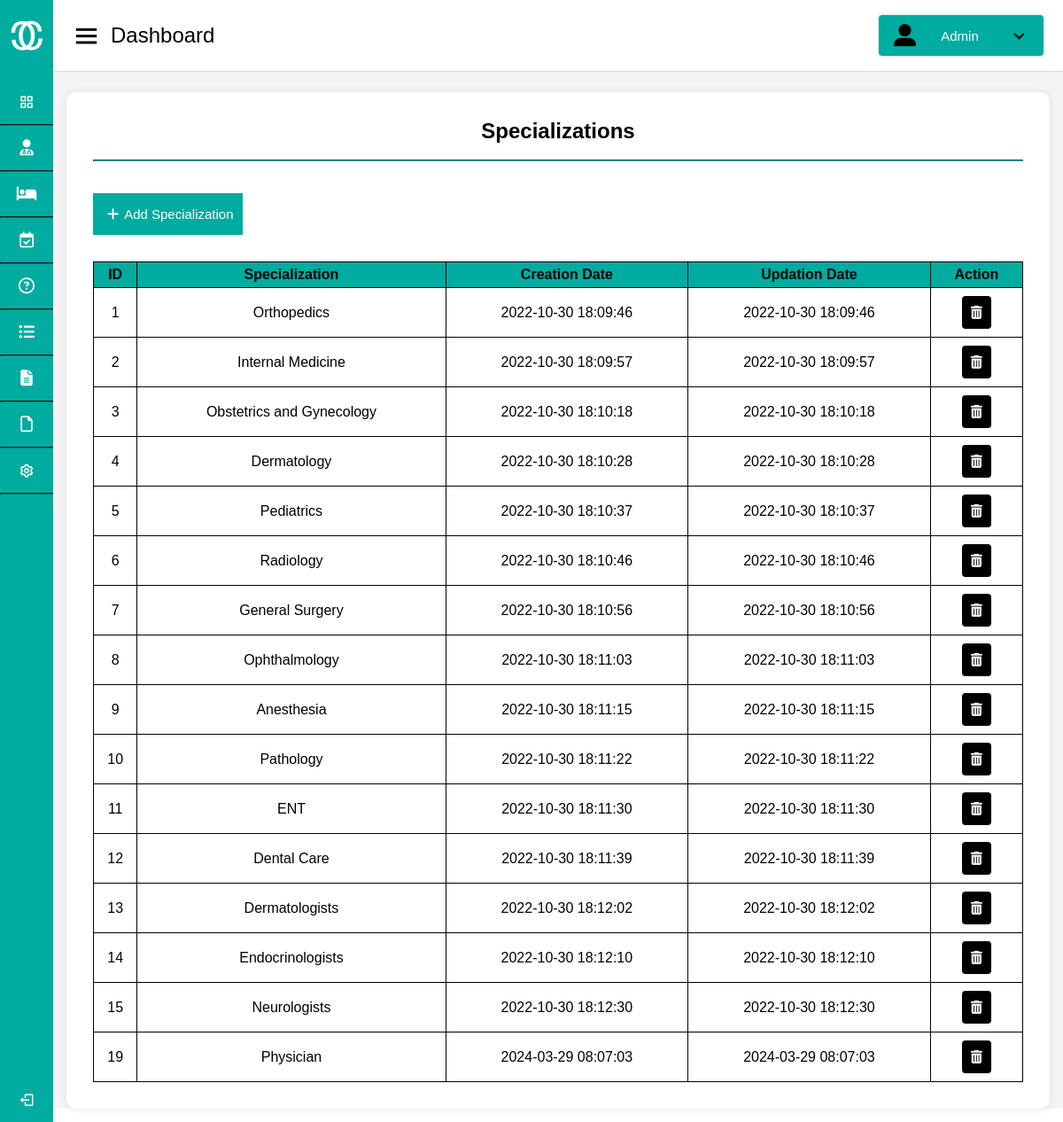
Before: /Admin/specializations.php with the older database file.
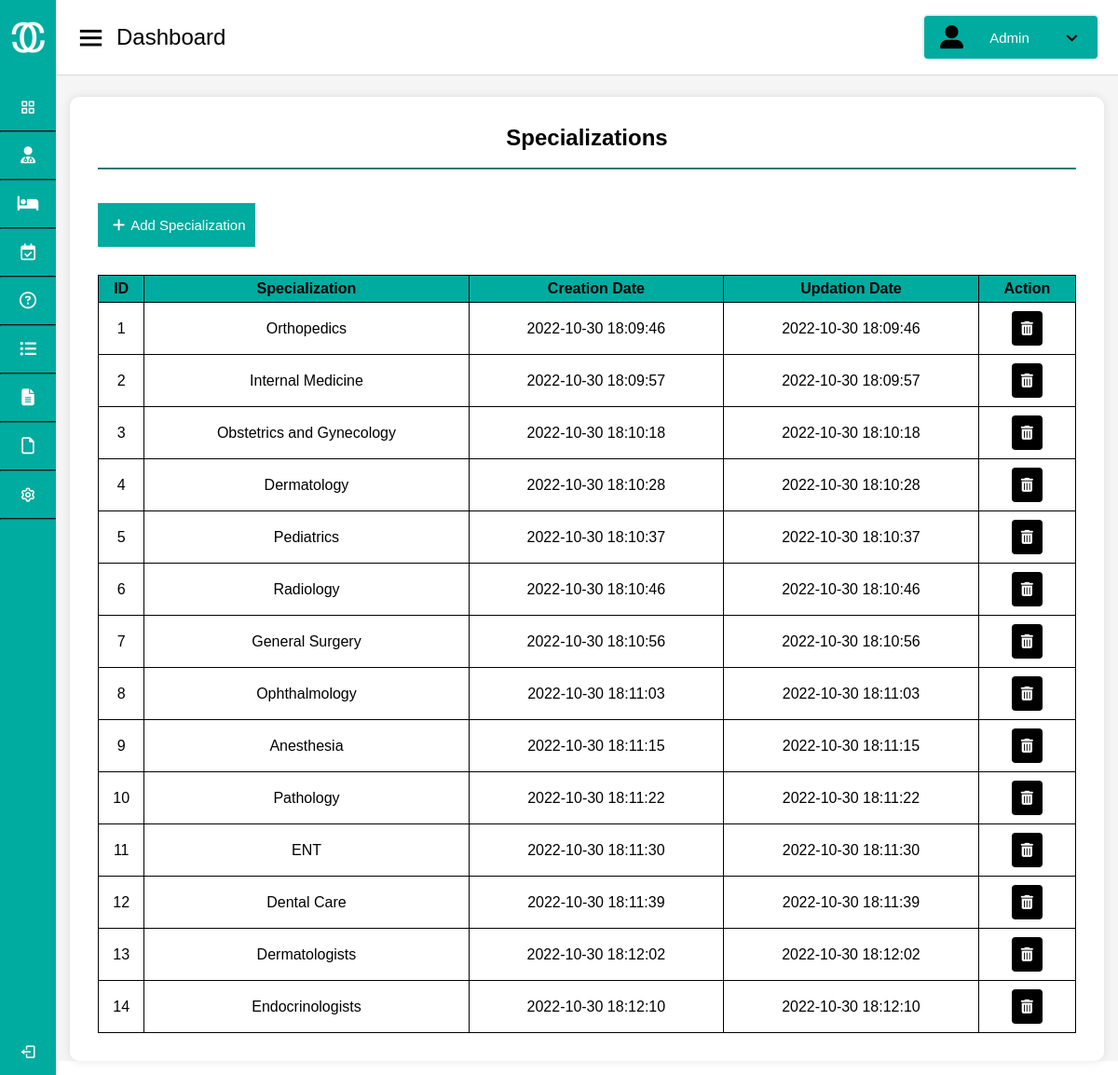
After: the same page with the newer database file.
### tables this page shows
CREATE TABLE `doctorspecilization` (
  `id` int(11) NOT NULL,
  `specialization` varchar(255) DEFAULT NULL,
  `creationDate` timestamp NULL DEFAULT current_timestamp(),
  `updationDate` timestamp NULL DEFAULT NULL ON UPDATE current_timestamp()
);

### Admin/specializations.php (the view, shortened to what this page needs)
<!DOCTYPE html>
<html lang="en" dir="ltr">
  <head>
    <link rel="stylesheet" href="style.css" />
    <link href="https://unpkg.com/boxicons@2.0.7/css/boxicons.min.css" rel="stylesheet" />
  </head>
  <body onload="onload()">
    <div class="sidebar">
      <div class="logo-details">
        <img src="logo.png" alt="logo">
        <span class="logo_name">CureConnect</span>
      </div>
      <ul class="nav-links">
        <li>
          <a href="index.html" >
            <i class="bx bx-grid-alt"></i>
            <span class="links_name">Dashboard</span>
          </a>
        </li>
        <hr>
        <li>
          <a href="doctors.php">
            <i class="fa-solid fa-user-doctor"></i>
            <span class="links_name">Doctors</span>
          </a>
          </li>
          <hr>
        <li>
          <a href="patients.php">
            <i class="fa-solid fa-bed"></i>
            <span class="links_name">Patients</span>
          </a>
        </li>
        <hr>
        <li>
          <a href="appointments.php">
            <i class="fa-regular fa-calendar-check"></i>
            <span class="links_name">Appointments</span>
          </a>
        </li>
        <hr>
        <li>
          <a href="queries.php">
            <i class="fa-regular fa-circle-question"></i>
            <span class="links_name">Queries</span>
          </a>
        </li>
        <hr>
        <li>
          <a href="session-logs.html">
            <i class="fa-solid fa-list-ul"></i>
            <span class="links_name">Session logs</span>
          </a>
        </li>
        <hr>
        <li>
          <a href="report.html">
            <i class="fa-solid fa-file-lines"></i>
            <span class="links_name">Reports</span>
          </a>
        </li>
        <hr>
        <li>
          <a href="pages.html">
            <i class="fa-regular fa-file"></i>
            <span class="links_name">Pages</span>
          </a>
        </li>
        <hr>
        <li>
          <a href="settings.html">
            <i class="bx bx-cog"></i>
            <span class="links_name">Settings</span>
          </a>
        </li>
        <hr>
        <li class="log_out">
          <a href="#">
            <i class="bx bx-log-out"></i>
            <span class="links_name">Log out</span>
          </a>
        </li>
      </ul>
    </div>
    <section class="home-section">
      <nav>
        <div class="sidebar-button">
          <i class="bx bx-menu sidebarBtn"></i>
          <span class="dashboard">Dashboard</span>
        </div>
        <button class="profile-details dropbtn dropdown" onclick="toggleDropdown()">
          <i class="fa-solid fa-user-large"></i>
          <span class="admin_name">Admin</span>
          <i class="bx bx-chevron-down"></i>
        </button>
      </nav>
      <div class="home-content">
              <div class="main ">
                <div class="main-head">
            <h2>Specializations</h2><br><hr><br><br>
            <a href="add-specialization.html"><button><i class="fa-solid fa-plus"></i>Add Specialization</button></a>
            </div>
          <div class="table-container">
<table>
  <tr>
      <th>ID</th>
      <th>Specialization</th>
      <th>Creation Date</th>
      <th>Updation Date</th>
      <th>Action</th>
    </tr>
  <?php
$servername = "localhost";
$username = "root";
$password = '';
$dbname = "hms";
$conn = new mysqli($servername, $username, $password, $dbname);
$sql = "SELECT * FROM doctorspecilization ";
$result = $conn->query($sql);
if ($result->num_rows > 0) {
    while ($row = $result->fetch_assoc()) {
        echo "<tr>";
        echo "<td>" . $row['id'] . "</td>";;
        echo "<td>" . $row['specialization'] . "</td>";
        echo "<td>" . $row['creationDate'] . "</td>";
        echo "<td>" . $row['updationDate'] . "</td>";
        echo "<td>
                <a href='delete_specia.php? deleteid=".$row['id']."'>
                <button class='delete'><i class='fas fa-trash-can'></i></button>
                </a>
              </td>";
        echo "</tr>";
    }
} else {
    echo "<tr><td colspan='7'>No appointments found</td></tr>";
}
?>
</table>
</div>
              </div>
              </div>
  </body>
</html>

Changed rows visible on the page:
removed doctorspecilization: id "15", specialization "Neurologists", creationDate "2022-10-30 18:12:30", updationDate "2022-10-30 18:12:30"
removed doctorspecilization: id "19", specialization "Physician", creationDate "2024-03-29 08:07:03", updationDate "2024-03-29 08:07:03"
